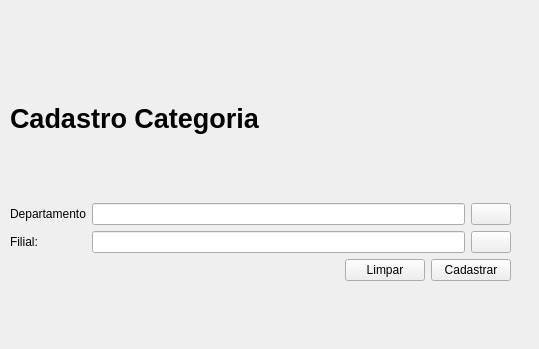
<?xml version="1.0" encoding="UTF-8"?>
<ui version="4.0">
 <class>CadastroCategoria</class>
 <widget class="QWidget" name="CadastroCategoria">
  <property name="geometry">
   <rect>
    <x>0</x>
    <y>0</y>
    <width>539</width>
    <height>349</height>
   </rect>
  </property>
  <property name="windowTitle">
   <string>Form</string>
  </property>
  <widget class="QWidget" name="">
   <property name="geometry">
    <rect>
     <x>10</x>
     <y>40</y>
     <width>501</width>
     <height>241</height>
    </rect>
   </property>
   <layout class="QGridLayout" name="gridLayout_4">
    <item row="0" column="0">
     <widget class="QLabel" name="label">
      <property name="text">
       <string>&lt;html&gt;&lt;head/&gt;&lt;body&gt;&lt;p&gt;&lt;span style=&quot; font-size:20pt; font-weight:600;&quot;&gt;Cadastro Categoria&lt;/span&gt;&lt;/p&gt;&lt;/body&gt;&lt;/html&gt;</string>
      </property>
     </widget>
    </item>
    <item row="1" column="0">
     <layout class="QGridLayout" name="gridLayout_3">
      <item row="0" column="0">
       <layout class="QGridLayout" name="gridLayout_2">
        <item row="0" column="0">
         <widget class="QLabel" name="label_3">
          <property name="text">
           <string>Departamento</string>
          </property>
         </widget>
        </item>
        <item row="0" column="1">
         <widget class="QLineEdit" name="lineEdit_2"/>
        </item>
        <item row="0" column="2">
         <widget class="QPushButton" name="pushButton_2">
          <property name="text">
           <string/>
          </property>
         </widget>
        </item>
        <item row="1" column="0">
         <widget class="QLabel" name="label_4">
          <property name="text">
           <string>Filial:</string>
          </property>
         </widget>
        </item>
        <item row="1" column="1">
         <widget class="QLineEdit" name="lineEdit_3"/>
        </item>
        <item row="1" column="2">
         <widget class="QPushButton" name="pushButton_3">
          <property name="text">
           <string/>
          </property>
         </widget>
        </item>
       </layout>
      </item>
      <item row="1" column="0">
       <layout class="QGridLayout" name="gridLayout">
        <item row="0" column="0">
         <spacer name="horizontalSpacer">
          <property name="orientation">
           <enum>Qt::Horizontal</enum>
          </property>
          <property name="sizeHint" stdset="0">
           <size>
            <width>40</width>
            <height>20</height>
           </size>
          </property>
         </spacer>
        </item>
        <item row="0" column="1">
         <widget class="QPushButton" name="pushButton_5">
          <property name="text">
           <string>Limpar</string>
          </property>
         </widget>
        </item>
        <item row="0" column="2">
         <widget class="QPushButton" name="pushButton_4">
          <property name="text">
           <string>Cadastrar</string>
          </property>
         </widget>
        </item>
       </layout>
      </item>
     </layout>
    </item>
   </layout>
  </widget>
 </widget>
 <resources/>
 <connections/>
</ui>
